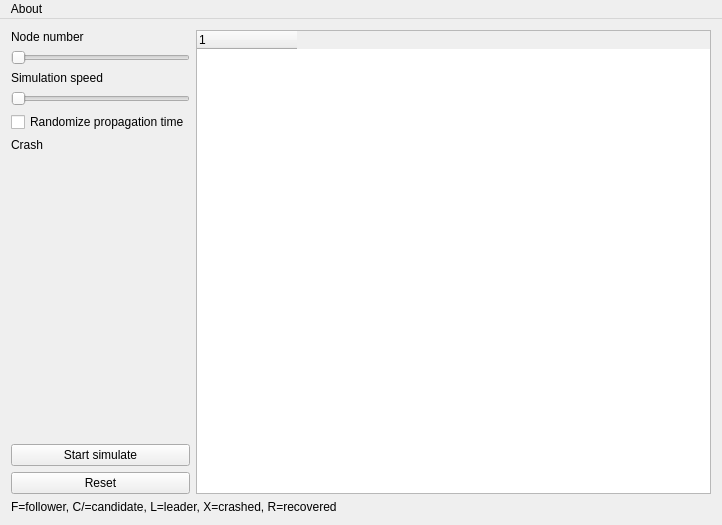
<?xml version="1.0" encoding="UTF-8"?>
<ui version="4.0">
 <class>MainWindow</class>
 <widget class="QMainWindow" name="MainWindow">
  <property name="geometry">
   <rect>
    <x>0</x>
    <y>0</y>
    <width>722</width>
    <height>525</height>
   </rect>
  </property>
  <property name="windowTitle">
   <string>MainWindow</string>
  </property>
  <widget class="QWidget" name="centralWidget">
   <layout class="QGridLayout" name="gridLayout">
    <item row="0" column="0">
     <layout class="QHBoxLayout" name="horizontalLayout">
      <item>
       <layout class="QVBoxLayout" name="verticalLayout">
        <item>
         <widget class="QLabel" name="labelNodeNum">
          <property name="sizePolicy">
           <sizepolicy hsizetype="Preferred" vsizetype="Maximum">
            <horstretch>0</horstretch>
            <verstretch>0</verstretch>
           </sizepolicy>
          </property>
          <property name="text">
           <string>Node number</string>
          </property>
         </widget>
        </item>
        <item>
         <widget class="QSlider" name="sliderNodeNum">
          <property name="sizePolicy">
           <sizepolicy hsizetype="Preferred" vsizetype="Fixed">
            <horstretch>0</horstretch>
            <verstretch>0</verstretch>
           </sizepolicy>
          </property>
          <property name="minimum">
           <number>3</number>
          </property>
          <property name="maximum">
           <number>80</number>
          </property>
          <property name="tracking">
           <bool>false</bool>
          </property>
          <property name="orientation">
           <enum>Qt::Horizontal</enum>
          </property>
          <property name="tickPosition">
           <enum>QSlider::NoTicks</enum>
          </property>
          <property name="tickInterval">
           <number>5</number>
          </property>
         </widget>
        </item>
        <item>
         <widget class="QLabel" name="labelSpeed">
          <property name="sizePolicy">
           <sizepolicy hsizetype="Preferred" vsizetype="Maximum">
            <horstretch>0</horstretch>
            <verstretch>0</verstretch>
           </sizepolicy>
          </property>
          <property name="text">
           <string>Simulation speed</string>
          </property>
         </widget>
        </item>
        <item>
         <widget class="QSlider" name="sliderSpeed">
          <property name="sizePolicy">
           <sizepolicy hsizetype="Preferred" vsizetype="Fixed">
            <horstretch>0</horstretch>
            <verstretch>0</verstretch>
           </sizepolicy>
          </property>
          <property name="minimum">
           <number>0</number>
          </property>
          <property name="maximum">
           <number>280</number>
          </property>
          <property name="singleStep">
           <number>10</number>
          </property>
          <property name="tracking">
           <bool>false</bool>
          </property>
          <property name="orientation">
           <enum>Qt::Horizontal</enum>
          </property>
         </widget>
        </item>
        <item>
         <widget class="QCheckBox" name="buttonRandomize">
          <property name="sizePolicy">
           <sizepolicy hsizetype="Preferred" vsizetype="Fixed">
            <horstretch>0</horstretch>
            <verstretch>0</verstretch>
           </sizepolicy>
          </property>
          <property name="text">
           <string>Randomize propagation time</string>
          </property>
         </widget>
        </item>
        <item>
         <layout class="QHBoxLayout" name="horizontalLayout_2">
          <item>
           <widget class="QLabel" name="label_3">
            <property name="text">
             <string>Crash</string>
            </property>
           </widget>
          </item>
         </layout>
        </item>
        <item>
         <layout class="QGridLayout" name="crashButtonsLayout"/>
        </item>
        <item>
         <spacer name="verticalSpacer">
          <property name="orientation">
           <enum>Qt::Vertical</enum>
          </property>
          <property name="sizeHint" stdset="0">
           <size>
            <width>20</width>
            <height>40</height>
           </size>
          </property>
         </spacer>
        </item>
        <item>
         <widget class="QPushButton" name="buttonStartSim">
          <property name="sizePolicy">
           <sizepolicy hsizetype="Preferred" vsizetype="Fixed">
            <horstretch>0</horstretch>
            <verstretch>0</verstretch>
           </sizepolicy>
          </property>
          <property name="text">
           <string>Start simulate</string>
          </property>
         </widget>
        </item>
        <item>
         <widget class="QPushButton" name="buttonReset">
          <property name="sizePolicy">
           <sizepolicy hsizetype="Preferred" vsizetype="Fixed">
            <horstretch>0</horstretch>
            <verstretch>0</verstretch>
           </sizepolicy>
          </property>
          <property name="text">
           <string>Reset</string>
          </property>
         </widget>
        </item>
       </layout>
      </item>
      <item>
       <layout class="QVBoxLayout" name="verticalLayout_2">
        <item>
         <widget class="QTreeWidget" name="mainTreeWidget">
          <property name="sizePolicy">
           <sizepolicy hsizetype="MinimumExpanding" vsizetype="MinimumExpanding">
            <horstretch>0</horstretch>
            <verstretch>0</verstretch>
           </sizepolicy>
          </property>
          <property name="minimumSize">
           <size>
            <width>400</width>
            <height>400</height>
           </size>
          </property>
          <property name="indentation">
           <number>0</number>
          </property>
          <property name="animated">
           <bool>true</bool>
          </property>
          <attribute name="headerStretchLastSection">
           <bool>false</bool>
          </attribute>
          <column>
           <property name="text">
            <string notr="true">1</string>
           </property>
          </column>
         </widget>
        </item>
        <item>
         <spacer name="horizontalSpacer">
          <property name="orientation">
           <enum>Qt::Horizontal</enum>
          </property>
          <property name="sizeHint" stdset="0">
           <size>
            <width>40</width>
            <height>0</height>
           </size>
          </property>
         </spacer>
        </item>
       </layout>
      </item>
     </layout>
    </item>
    <item row="1" column="0">
     <widget class="QLabel" name="label">
      <property name="sizePolicy">
       <sizepolicy hsizetype="Preferred" vsizetype="Maximum">
        <horstretch>0</horstretch>
        <verstretch>0</verstretch>
       </sizepolicy>
      </property>
      <property name="text">
       <string>F=follower, C/&lt;vote num&gt;=candidate, L=leader, X=crashed, R=recovered</string>
      </property>
     </widget>
    </item>
   </layout>
  </widget>
  <widget class="QMenuBar" name="menuBar">
   <property name="geometry">
    <rect>
     <x>0</x>
     <y>0</y>
     <width>722</width>
     <height>25</height>
    </rect>
   </property>
   <widget class="QMenu" name="menuAbout">
    <property name="title">
     <string>About</string>
    </property>
   </widget>
   <addaction name="menuAbout"/>
  </widget>
 </widget>
 <layoutdefault spacing="6" margin="11"/>
 <resources/>
 <connections/>
</ui>
